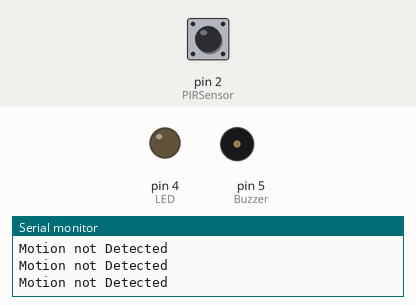
Recording of a sketch running on a simulated Arduino Uno, built with avr-gcc and run on an emulated ATmega328P. Shown: output pins drawn as LEDs (lit = HIGH), buzzer (waves = sounding), the last lines printed to the serial monitor. Dashed ring = blinking. Inputs (shaded band) come from the test bench; at power-on: pin 2 (PIRSensor) LOW.

Above: at 1.2 s.
1.3 s: pin 2 (PIRSensor) driven HIGH
At 2.1 s:
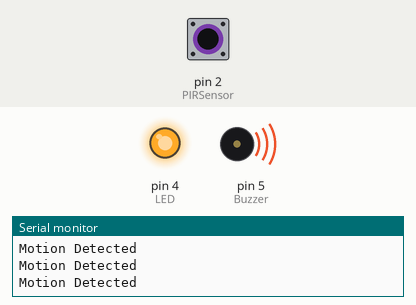
2.8 s: pin 2 (PIRSensor) driven LOW
At 3.5 s:
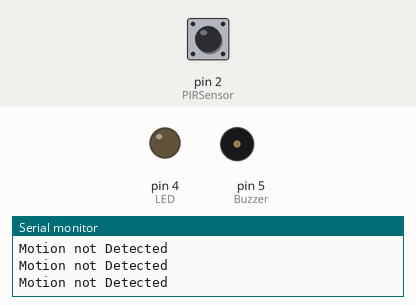
5.8 s: pin 2 (PIRSensor) pulsed HIGH 2 times (0.12 s each, 0.3 s apart)
At 6.16 s:
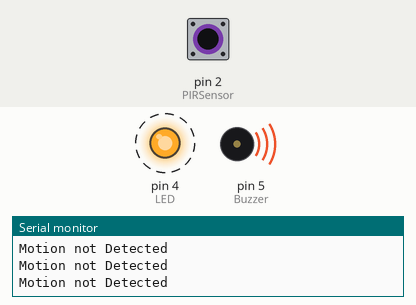
9.4 s: pin 2 (PIRSensor) pulsed HIGH 5 times (0.12 s each, 0.3 s apart)
At 11.7 s:
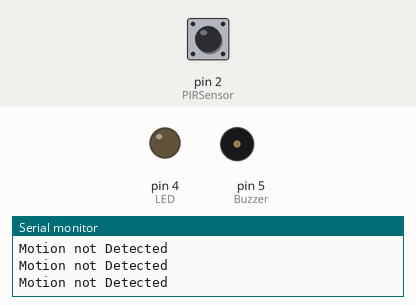
Timing chart, 0 to 13.2 s (numbered marks = the images above; inputs shaded):
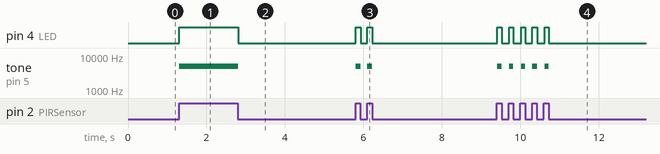

Measured:
- after the input at 1.3 s, pin 4 (LED): LOW → HIGH at once; tone on pin 5 (Buzzer): silent → 5000 Hz at once
- after the input at 2.8 s, pin 4 (LED): HIGH → LOW at once; tone on pin 5 (Buzzer): 5000 Hz → silent at once
- after the input at 5.8 s, pin 4 (LED): alternates HIGH for 0.12 s and LOW for 0.17 s, 4 changes in all, then stays LOW, starting at once; tone on pin 5 (Buzzer): alternates 5000 Hz for 0.12 s and silent for 0.17 s, 4 changes in all, then stays silent, starting at once
- after the input at 9.4 s, pin 4 (LED): alternates HIGH for 0.11 s and LOW for 0.20 s, 10 changes in all, then stays LOW, starting at once; tone on pin 5 (Buzzer): alternates 5000 Hz for 0.11 s and silent for 0.20 s, 10 changes in all, then stays silent, starting at once

The sketch:

PIR_motion_sensor.ino
```cpp
/*** Arduino with PIR Sensor LED and Buzzer ***/
int PIRSensor = 2; //Define PIR Sensor pin
int Buzzer = 5; //PWM (~) pin
int LED = 4; //Define LED pin
int SensorValue = 0; // Initializing the value as zero at the beginning

void setup() {
pinMode(Buzzer, OUTPUT);
pinMode(LED, OUTPUT);
pinMode(PIRSensor, INPUT);
Serial.begin(9600);
}

void loop() {
SensorValue = digitalRead(PIRSensor); // The value read from PIR Sensor pin 2 will be assigned to 'SensorValue'
if(SensorValue == HIGH){
  digitalWrite(LED, HIGH); // Turn LED ON
  tone(Buzzer, 5000); //the buzzer sound frequency at 5000 Hz. The frequency range is from 31 Hz to 65535 Hz.
  Serial.println("Motion Detected"); // Print this text in Serial Monitor
}
else
{
  digitalWrite(LED, LOW);
  noTone(Buzzer);
  Serial.println("Motion not Detected");
}
}
```
